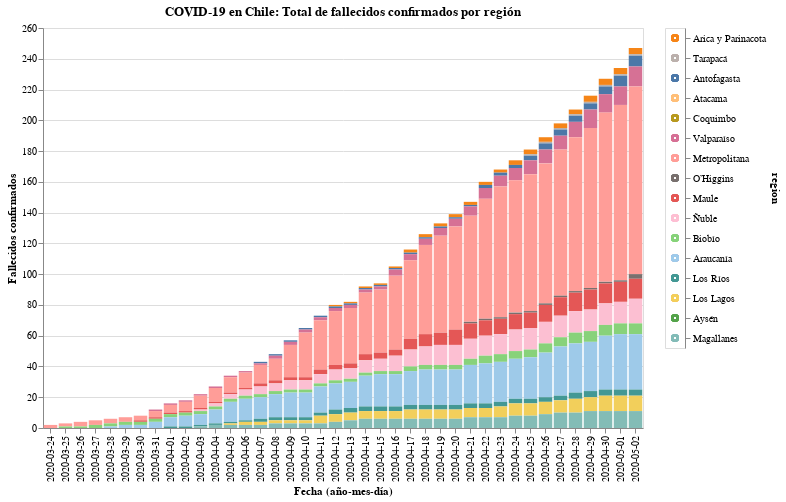

Notebook cell for this chart:
### Code cell
#hide_input

input_dropdown = alt.binding_select(options=new_data['region'].unique())
selection1 = alt.selection_single(fields=['region'], bind=input_dropdown, name=' ')
selection2 = alt.selection_multi(fields=['region'], on='mouseover')

color = alt.condition(selection1 | selection2,
                    alt.Color('region:N', scale=alt.Scale(scheme='tableau20'), legend=None),
                    alt.value('lightgray'))

bars = alt.Chart(new_data).mark_bar().encode(
    x=alt.X('date:O', axis=alt.Axis(title='Fecha (año-mes-día)')),
    y=alt.Y('fallecidos', axis=alt.Axis(title='Fallecidos confirmados')),
    color=color,
    tooltip=['date', 'region', 'fallecidos'],
    order=alt.Order(
    # Sort the segments of the bars by this field
    'codigo region',
    sort='descending'
    )
    ).properties(
    title='COVID-19 en Chile: Total de fallecidos confirmados por región'
).add_selection(
    selection1, selection2
).transform_filter(
    selection1
)

legend = alt.Chart(new_data).mark_point().encode(
    y=alt.Y('region:N', axis=alt.Axis(orient='right'), sort=regiones),
    color=color
).add_selection(
    selection1, selection2
)

bars.properties(width=600, height=400) | legend

### Figure 1 — Vega-Lite specification as saved in the notebook (floating-point values rounded to 4 significant figures; data arrays with more than 128 entries replaced by an {"elided": "..."} marker saying what was removed)
{"config": {"view": {"continuousWidth": 400, "continuousHeight": 300}}, "hconcat": [{"mark": "bar", "encoding": {"color": {"condition": {"type": "nominal", "field": "region", "legend": null, "scale": {"scheme": "tableau20"}, "selection": {"or": [" ", "selector002"]}}, "value": "lightgray"}, "order": {"type": "quantitative", "field": "codigo region", "sort": "descending"}, "tooltip": [{"type": "nominal", "field": "date"}, {"type": "nominal", "field": "region"}, {"type": "quantitative", "field": "fallecidos"}], "x": {"type": "ordinal", "axis": {"title": "Fecha (año-mes-día)"}, "field": "date"}, "y": {"type": "quantitative", "axis": {"title": "Fallecidos confirmados"}, "field": "fallecidos"}}, "height": 400, "selection": {" ": {"type": "single", "fields": ["region"], "bind": {"input": "select", "options": ["Arica y Parinacota", "Tarapacá", "Antofagasta", "Atacama", "Coquimbo", "Valparaíso", "Metropolitana", "O’Higgins", "Maule", "Ñuble", "Biobío", "Araucanía", "Los Ríos", "Los Lagos", "Aysén", "Magallanes"]}}, "selector002": {"type": "multi", "fields": ["region"], "on": "mouseover"}}, "title": "COVID-19 en Chile: Total de fallecidos confirmados por región", "transform": [{"filter": {"selection": " "}}], "width": 600}, {"mark": "point", "encoding": {"color": {"condition": {"type": "nominal", "field": "region", "legend": null, "scale": {"scheme": "tableau20"}, "selection": {"or": [" ", "selector002"]}}, "value": "lightgray"}, "y": {"type": "nominal", "axis": {"orient": "right"}, "field": "region", "sort": ["Arica y Parinacota", "Tarapacá", "Antofagasta", "Atacama", "Coquimbo", "Valparaíso", "Metropolitana", "O’Higgins", "Maule", "Ñuble", "Biobío", "Araucanía", "Los Ríos", "Los Lagos", "Aysén", "Magallanes"]}}, "selection": {" ": {"type": "single", "fields": ["region"], "bind": {"input": "select", "options": ["Arica y Parinacota", "Tarapacá", "Antofagasta", "Atacama", "Coquimbo", "Valparaíso", "Metropolitana", "O’Higgins", "Maule", "Ñuble", "Biobío", "Araucanía", "Los Ríos", "Los Lagos", "Aysén", "Magallanes"]}}, "selector002": {"type": "multi", "fields": ["region"], "on": "mouseover"}}}], "data": {"name": "data-ead41e3bb962fb5927b6540d145732fe"}, "$schema": "https://vega.github.io/schema/vega-lite/v4.8.1.json", "datasets": {"data-ead41e3bb962fb5927b6540d145732fe": {"elided": "640 records"}}}
